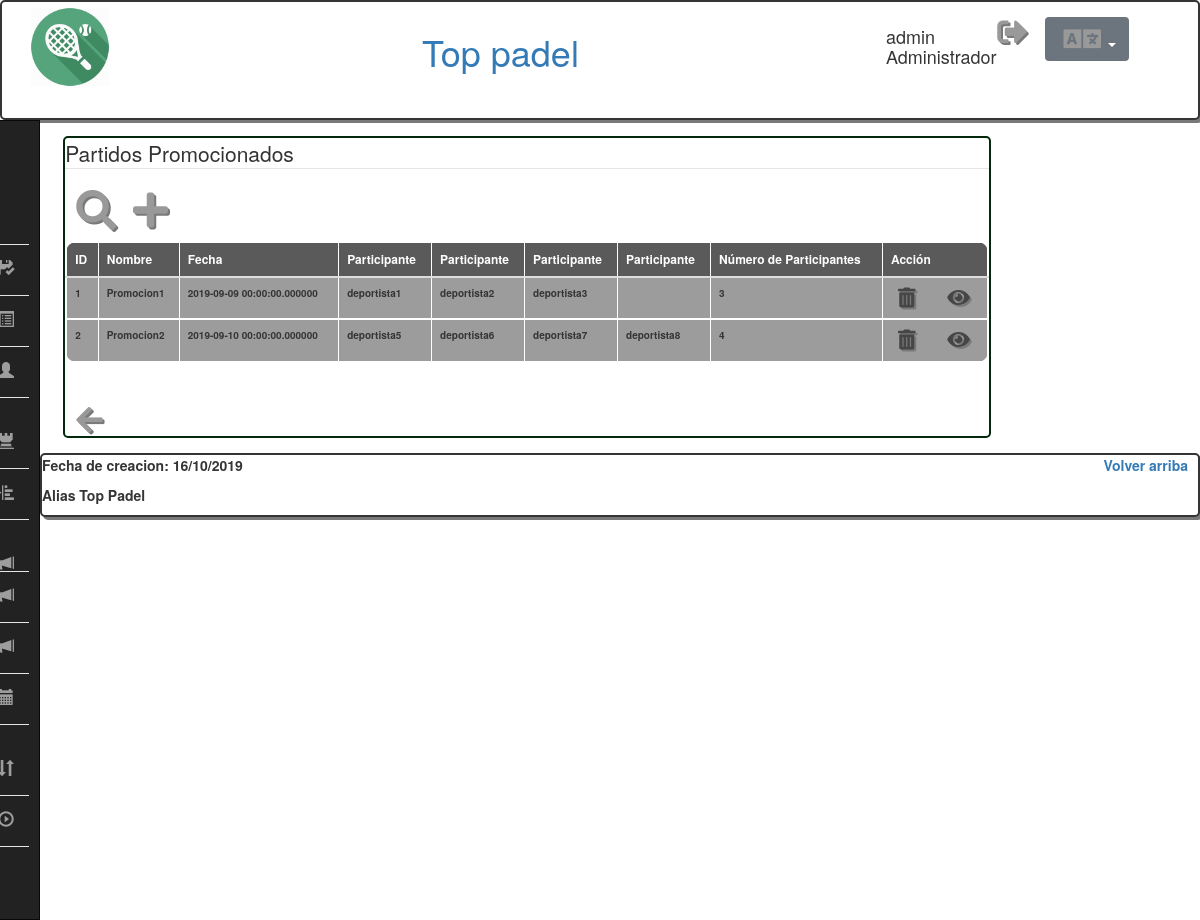
The app's page /Controllers/PPromocionado_Controller.php?accion=SHOWALL (signed in) with its own data.
### tables this page shows
CREATE TABLE IF NOT EXISTS partidoPromocionado (
    idPartidoPromocionado varchar(25) NOT NULL,
    nombre varchar(25) NOT NULL,
    fecha datetime(6) NOT NULL,
    idParticipante1 varchar(25) DEFAULT NULL,
    idParticipante2 varchar(25) DEFAULT NULL,
    idParticipante3 varchar(25) DEFAULT NULL,
    idParticipante4 varchar(25) DEFAULT NULL,
    numParticipantes varchar(25) DEFAULT NULL,

    PRIMARY KEY (idPartidoPromocionado)
  );

### Models/PPromocionado_Model.php (called while the page is built, shortened)
<?php
class PPromocionado_Model{
    var $mysqli;
    function __construct($idPartidoPromocionado,$nombre,$fecha,$idParticipante1,$idParticipante2,$idParticipante3,$idParticipante4,$numParticipantes){
        include_once '../Models/Access_DB.php';
        $this->mysqli = ConnectDB();
    }
        function SHOWALL(){
            $sql = "SELECT * FROM partidoPromocionado";
            if(!($result = $this->mysqli->query($sql))){
                return 'ERROR: Fallo en la consulta sobre la base de datos.';
            }else return mysqli_fetch_all($result, MYSQLI_ASSOC);
        }
    }
?>

### Models/Access_DB.php (called while the page is built)
<?php
function ConnectDB()
{
    $mysqli = new mysqli("localhost", 'padelabpdba', 'padelpass' , 'padelabp');
	if ($mysqli->connect_errno) {
		include './MESSAGE_View.php';
		new MESSAGE("Fallo al conectar a MySQL: (" . $mysqli->connect_errno . ") " . $mysqli->connect_error, './index.php');
		return false;
	}
	else{
		return $mysqli;
	}
}
?>

### Views/PPromocionado/PPromocionadoShowAll_View.php (the view, shortened to what this page needs)
<?php
	class PPromocionado_SHOWALL{
		function __construct($datos){
			$this->render($datos);
		}
		function render($datos){
            include '../Views/Header_View.php';
			?>
        <div class="col-md-2"></div>
        <div class=" table-responsive contenido">
            <fieldset id="showall">
                <legend><?php echo $strings['Partidos Promocionados'];?></legend>
                <div class="container-showall-btn">
                    <button class="form-btn" role="link" onclick="window.location='../Controllers/PPromocionado_Controller.php?accion=SEARCH'"><i class="fas fa-search"></i>
                    <button class="form-btn" role="link" onclick="window.location='../Controllers/PPromocionado_Controller.php?accion=ADD'"><i class="fas fa-plus"></i>
                </div>
                <table class="table table-hover">
                    <thead>
                        <tr>
                        <th><?php echo $strings['ID'];?></th>
                        <th><?php echo $strings['Nombre'];?></th>
                        <th><?php echo $strings['Fecha'];?></th>
                        <th><?php echo $strings['Participante'];?></th>
                        <th><?php echo $strings['Participante'];?></th>
                        <th><?php echo $strings['Participante'];?></th>
                        <th><?php echo $strings['Participante'];?></th>
                        <th><?php echo $strings['Numero de Participantes'];?></th>
                        <th colspan="3"><?php echo $strings['Acción'];?></th>
                    </thead>
                    <tr>
                    <?php if(count($datos, COUNT_RECURSIVE)!= 8){
                        foreach($datos as $datos) :
                        ?>
                        <td><?php echo $datos['idPartidoPromocionado']."\n"; ?></td>
                        <td><?php echo $datos['nombre']."\n"; ?></td>
                        <td><?php echo $datos['fecha']."\n"; ?></td>
                        <td><?php echo $datos['idParticipante1']."\n"; ?></td>
                        <td><?php echo $datos['idParticipante2']."\n"; ?></td>
                        <td><?php echo $datos['idParticipante3']."\n"; ?></td>
                        <td><?php echo $datos['idParticipante4']."\n"; ?></td>
                        <td><?php echo $datos['numParticipantes']."\n"; ?></td>
                        <td class="tb-btn"><button class="editbtn" role="link" onclick="window.location='../Controllers/PPromocionado_Controller.php?accion=DELETE&param=<?php echo $datos['idPartidoPromocionado']?>';"><i class="fas fa-trash-alt"></i></button></td>
                        <td class="tb-btn"><button class="editbtn" role="link" onclick="window.location='../Controllers/PPromocionado_Controller.php?accion=SHOWCURRENT&param=<?php echo $datos['idPartidoPromocionado']?>';"><i class="fas fa-eye"></i></button></td>
                    </tr>
                    <?php endforeach;};?>
                    </table>
                    <div class="container-btn">
                        <button class="form-btn" role="link" onclick="window.location='./Index_Controller.php';"><i class="fas fa-arrow-left"></i>
                    </div>
            </fieldset>
</div>
<?php
			include '../Views/Footer_View.php';
		}}
?>

### Views/css/estilos.css (style rules this page uses)
body { font-family: 'Roboto', sans-serif; margin: 12px; background-color: rgb(189, 189, 189); align-items: center; }
.contenido { margin-top: 15px; margin-bottom: 15px; margin-left: 2%; margin-right: 2%; background-color: white; color: rgb(28, 145, 5); border: 2px solid rgb(2, 41, 11); border-radius: 5px; font-size: 10px; max-width:80%; }
.fas { margin-left: 5px; font-size: 30px; color: rgb(153, 153, 153); text-shadow: 2px 2px rgb(121, 121, 121); }
.form-btn { border: none; background-color: rgba(0,0,0,0); }
.form-btn .fas { margin-left: 5px; font-size: 30px; color: rgb(153, 153, 153); text-shadow: 2px 2px rgb(121, 121, 121); }
table { width: 100%; margin-top: 10px; color: rgb(53, 53, 53); }
tr { border: 2px solid white; }
td { font-size: 10px; font-weight: bold; border: 1px solid white; padding-left: 10px; padding-right:10px; background-color: rgb(156, 156, 156); }
th { color: white; font-size: 12px; border: 1px solid white; padding-left: 10px; padding-right:10px; background-color: rgb(90, 90, 90); }
.tb-btn { border: none; padding:0; padding-top: 5px; padding-bottom: 5px; }
table tbody tr:last-child td:first-child { border-radius: 0 0 0 10px; }
table tbody tr:last-child td:last-child { border-radius: 0 0 10px 0; }
.editbtn { border: none; background-color: rgba(0,0,0,0); padding: 2px; padding-right: 5px; }
.editbtn .fas { font-size: 20px; color: rgb(70, 70, 70); text-shadow: 2px 2px rgb(121, 121, 121); }
.container-showall-btn .form-btn .fas { font-size: 40px; }
legend { border-bottom: 1px solid white; }
#showall .container-btn { padding-top: 20px; border-top: 1px solid white; }
#showall .container-btn .fas { font-size:30px; }
table { margin-bottom: 20px; }
table thead th:first-child { border-radius: 10px 0 0 0; }
table thead th:last-child { border-radius: 0 10px 0 0; }
body,html { height: 100%; }

### records on screen
partidopromocionado: idPartidoPromocionado "1", nombre "Promocion1", fecha "2019-09-09 00:00:00.000000", idParticipante1 "deportista1", idParticipante2 "deportista2", idParticipante3 "deportista3", numParticipantes "3"
partidopromocionado: idPartidoPromocionado "2", nombre "Promocion2", fecha "2019-09-10 00:00:00.000000", idParticipante1 "deportista5", idParticipante2 "deportista6", idParticipante3 "deportista7", idParticipante4 "deportista8", numParticipantes "4"

### other values on screen
$strings['Top padel'] "Top padel"
$_SESSION['login'] "admin"
$_SESSION['rol'] "Administrador"
$strings['Partidos Promocionados'] "Partidos Promocionados"
$strings['ID'] "ID"
$strings['Nombre'] "Nombre"
$strings['Fecha'] "Fecha"
$strings['Participante'] "Participante"
$strings['Numero de Participantes'] "Número de Participantes"
$strings['Acción'] "Acción"
$strings['Fecha de creacion'] "Fecha de creacion"
$strings['Alias'] "Alias"
